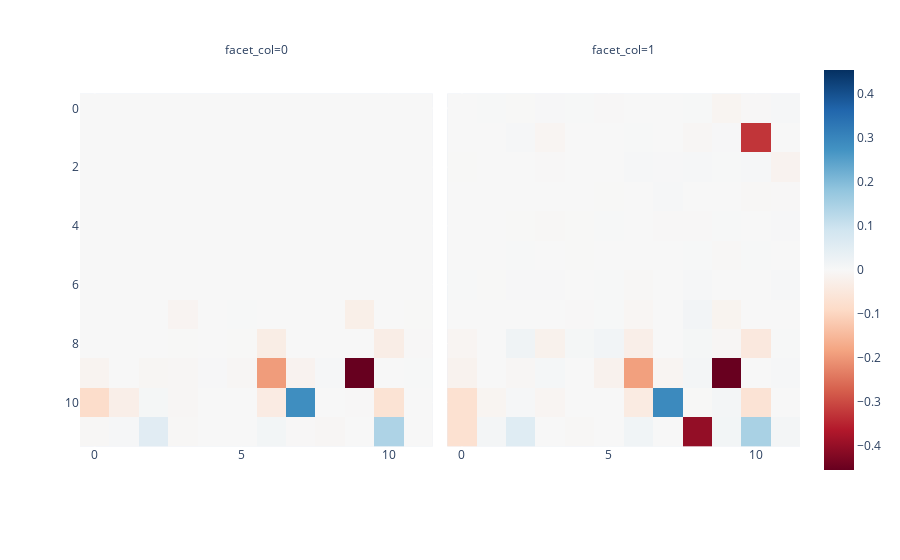

The cell this chart's notebook holds for it:
### Code cell
results1 = path_patch(
    model,
    orig_input=clean_tokens,
    new_input=abc_tokens,
    sender_nodes=IterNode('z'), # This means iterate over all heads in all layers
    receiver_nodes=Node('resid_post', 11), # This is resid_post at layer 11
    patching_metric=ioi_metric_noising,
    verbose=True
)

results2 = path_patch(
    model,
    orig_input=clean_tokens,
    new_input=abc_tokens,
    new_cache=bos_cache,
    sender_nodes=IterNode('z'), # This means iterate over all heads in all layers
    receiver_nodes=Node('resid_post', 11), # This is resid_post at layer 11
    patching_metric=ioi_metric_noising,
    verbose=True
)


imshow(t.stack([results1['z'], results2['z']]), facet_col=0,)

### Figure 1 — Plotly figure (JSON) as saved in the notebook; plotly's stock layout.template omitted (floating-point values rounded to 4 significant figures; data arrays with more than 128 entries replaced by an {"elided": "..."} marker saying what was removed)
{"data": [{"coloraxis": "coloraxis", "hovertemplate": "x: %{x}<br>y: %{y}<br>color: %{z}<extra></extra>", "name": "0", "type": "heatmap", "xaxis": "x", "yaxis": "y", "z": {"elided": "12x12 float values"}}, {"coloraxis": "coloraxis", "hovertemplate": "x: %{x}<br>y: %{y}<br>color: %{z}<extra></extra>", "name": "1", "type": "heatmap", "xaxis": "x2", "yaxis": "y2", "z": {"elided": "12x12 float values"}}], "layout": {"annotations": [{"font": {}, "showarrow": false, "text": "facet_col=0", "x": 0.245, "xanchor": "center", "xref": "paper", "y": 1, "yanchor": "bottom", "yref": "paper"}, {"font": {}, "showarrow": false, "text": "facet_col=1", "x": 0.755, "xanchor": "center", "xref": "paper", "y": 1, "yanchor": "bottom", "yref": "paper"}], "coloraxis": {"cmid": 0, "colorscale": [[0, "rgb(103,0,31)"], [0.1, "rgb(178,24,43)"], [0.2, "rgb(214,96,77)"], [0.3, "rgb(244,165,130)"], [0.4, "rgb(253,219,199)"], [0.5, "rgb(247,247,247)"], [0.6, "rgb(209,229,240)"], [0.7, "rgb(146,197,222)"], [0.8, "rgb(67,147,195)"], [0.9, "rgb(33,102,172)"], [1, "rgb(5,48,97)"]]}, "margin": {"t": 60}, "xaxis": {"anchor": "y", "constrain": "domain", "domain": [0, 0.49], "scaleanchor": "y"}, "xaxis2": {"anchor": "y2", "domain": [0.51, 1], "matches": "x"}, "yaxis": {"anchor": "x", "autorange": "reversed", "constrain": "domain", "domain": [0, 1]}, "yaxis2": {"anchor": "x2", "domain": [0, 1], "matches": "y", "showticklabels": false}}}
